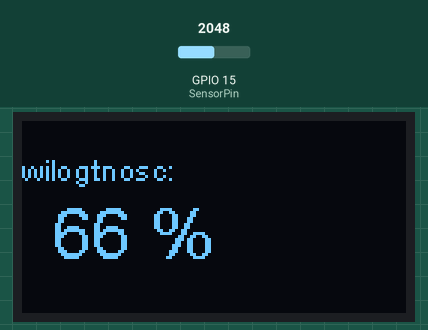
Bench run of a program on a simulated ESP32. On the bench: 128×64 one-colour display. The test bench sets the inputs (shaded band); at power-on: GPIO 15 (SensorPin) = 2048. What the program prints to the serial monitor is not drawn.

Above: at 1.8 s.
1.9 s: GPIO 15 (SensorPin) set to 2866
At 3.2 s:
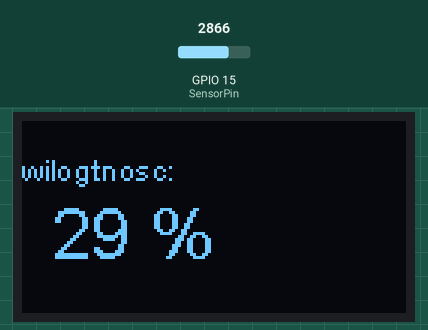
3.5 s: GPIO 15 (SensorPin) set to 3603
At 4.9 s:
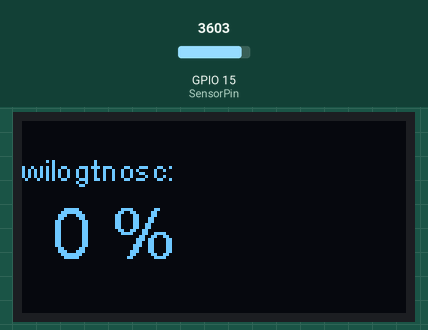
5.5 s: GPIO 15 (SensorPin) set to 1228
At 7.4 s:
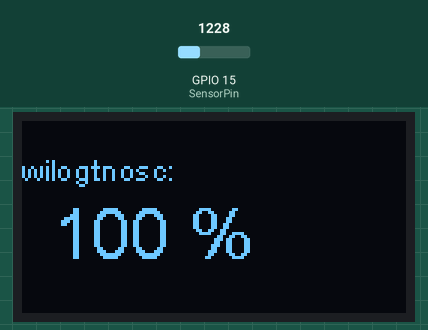
Timing chart, 0 to 8.9 s (numbered marks = the images above; inputs shaded):
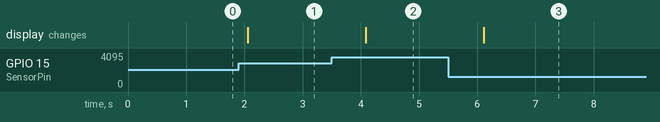

The program:

main.cpp
```cpp
#include <Arduino.h>
#include <SPI.h>
#include <Wire.h>
#include "SSD1306Wire.h"

SSD1306Wire display(0x3c, 4, 5);

const int AirValue = 3500;
const int WaterValue = 1320;
const int SensorPin = 15;

int soilMoistureValue = 0;
int soilMoisturePercent = 0;

void displayText(String value)
{

  display.clear();

  int16_t x = 0;
  int16_t y = 0;

  display.setTextAlignment(TEXT_ALIGN_LEFT);
  display.setFont(ArialMT_Plain_10);
  display.setFont(ArialMT_Plain_10);
  display.drawString(0 + x, 10 + y, "wilogtnosc:");

  display.setFont(ArialMT_Plain_24);
  display.drawString(10 + x, 24 + y, value + " %");

  display.display();
}

void setup()
{

  Serial.begin(9600);

  display.init();

  display.setContrast(255);

  display.flipScreenVertically();
}

void loop()
{
  soilMoistureValue = analogRead(SensorPin);
  Serial.println(soilMoistureValue, DEC);

  soilMoisturePercent = map(soilMoistureValue, AirValue, WaterValue, 0, 100);

  if (soilMoisturePercent > 100)
  {
    displayText("100");
  }
  else if (soilMoisturePercent <= 0)
  {
    displayText("0");
  }
  else if (soilMoisturePercent >= 0 && soilMoisturePercent <= 100)
  {
    String myString = String(soilMoisturePercent);
    displayText(myString);
  }

  delay(1000);
}
```

Measured:
- after the input at 1.9 s, the display: changes after 0.16 s (image 1)
- after the input at 3.5 s, the display: changes after 0.58 s (image 2)
- after the input at 5.5 s, the display: changes after 0.61 s (image 3)
